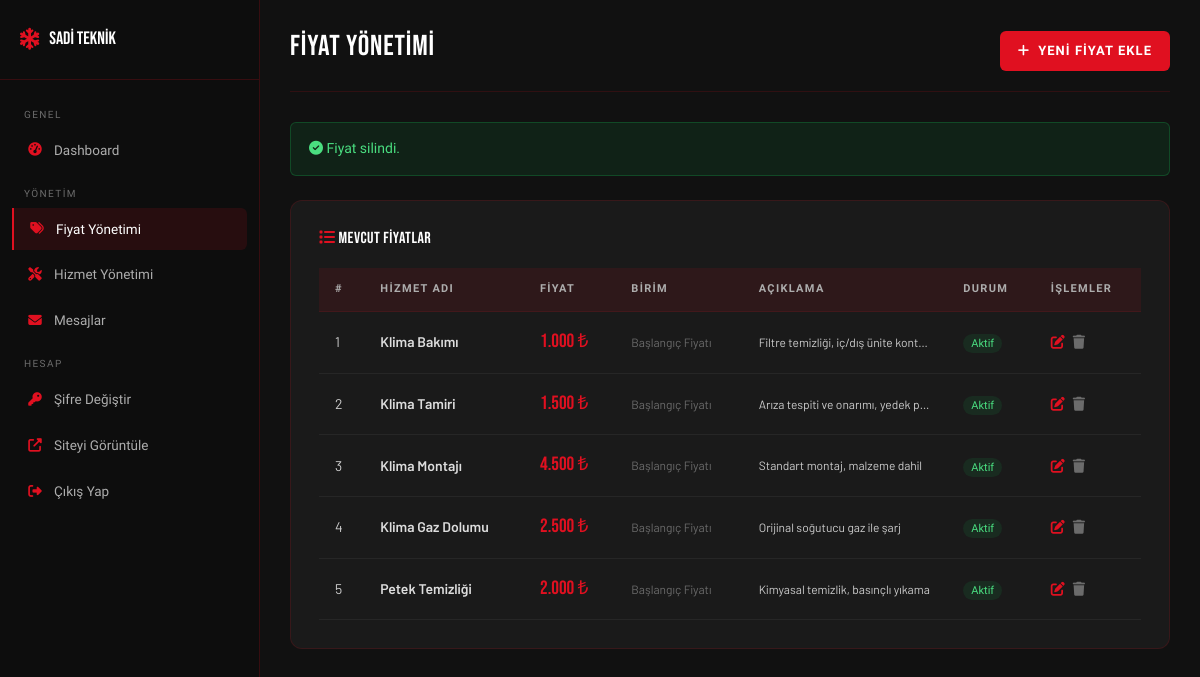
The app's page /admin/fiyatlar.php?action=sil&id=1 (signed in) with its own data.
### tables this page shows
CREATE TABLE IF NOT EXISTS fiyatlar (
    id INT AUTO_INCREMENT PRIMARY KEY,
    hizmet_adi VARCHAR(150) NOT NULL,
    fiyat DECIMAL(10,2) NOT NULL,
    birim VARCHAR(30) DEFAULT 'Başlangıç Fiyatı',
    aciklama VARCHAR(255),
    aktif TINYINT(1) DEFAULT 1,
    created_at TIMESTAMP DEFAULT CURRENT_TIMESTAMP,
    updated_at TIMESTAMP DEFAULT CURRENT_TIMESTAMP ON UPDATE CURRENT_TIMESTAMP
);

### includes/config.php (called while the page is built, shortened)
<?php
function db(): PDO {
    static $pdo = null;
    if ($pdo === null) {
        $dsn = "mysql:host=" . DB_HOST . ";dbname=" . DB_NAME . ";charset=" . DB_CHARSET;
        $options = [
            PDO::ATTR_ERRMODE            => PDO::ERRMODE_EXCEPTION,
            PDO::ATTR_DEFAULT_FETCH_MODE => PDO::FETCH_ASSOC,
            PDO::ATTR_EMULATE_PREPARES   => false,
        ];
        try {
            $pdo = new PDO($dsn, DB_USER, DB_PASS, $options);
        } catch (PDOException $e) {
            die('<div style="font-family:sans-serif;padding:30px;background:#1a0000;color:#ff4444;border:1px solid #ff0000;margin:20px;border-radius:8px;">
                <h3>⚠️ Veritabanı Bağlantı Hatası</h3>
                <p>Lütfen XAMPP\'ın çalıştığından ve veritabanının kurulu olduğundan emin olun.</p>
                <code>' . htmlspecialchars($e->getMessage()) . '</code>
            </div>');
        }
    }
    return $pdo;
}

### admin/fiyatlar.php (the view, shortened to what this page needs)
<?php
require_once '../includes/config.php';
$basari = $hata = '';
$action  = $_GET['action']  ?? 'liste';
$edit_id = isset($_GET['id']) ? (int)$_GET['id'] : 0;
if ($action === 'sil' && $edit_id) {
    try {
        $basari = 'Fiyat silindi.';
    } catch (Exception $e) {
        $hata   = 'Silme işlemi başarısız.';
        $action = 'liste';
    }
}
$fiyatlar = db()->query("SELECT * FROM fiyatlar ORDER BY id")->fetchAll();
include 'sidebar.php';
?>
<div class="admin-main">
    <div class="admin-topbar">
        <h1>Fiyat Yönetimi</h1>
        <a href="?action=ekle" class="btn-red" style="font-size:13px;padding:9px 18px;">
            <i class="fas fa-plus"></i> Yeni Fiyat Ekle
        </a>
    </div>
    <?php if ($basari): ?>
    <div class="alert-success-custom mb-4"><i class="fas fa-check-circle"></i> <?= $basari ?></div>
    <?php endif; ?>
    <div class="admin-form-card">
        <h5 style="color:#fff;margin-bottom:20px;font-size:1rem;">
            <i class="fas fa-list" style="color:var(--kirmizi);"></i> Mevcut Fiyatlar
        </h5>
        <div style="overflow-x:auto;">
            <table class="admin-table">
                <thead>
                    <tr>
                        <th>#</th>
                        <th>Hizmet Adı</th>
                        <th>Fiyat</th>
                        <th>Birim</th>
                        <th>Açıklama</th>
                        <th>Durum</th>
                        <th>İşlemler</th>
                    </tr>
                </thead>
                <tbody>
                    <?php foreach ($fiyatlar as $i => $f): ?>
                    <tr>
                        <td><?= $i+1 ?></td>
                        <td style="color:#ddd;font-weight:600;"><?= htmlspecialchars($f['hizmet_adi']) ?></td>
                        <td><span style="color:var(--kirmizi);font-family:var(--font-baslik);font-size:1.2rem;"><?= number_format($f['fiyat'],0,',','.') ?> ₺</span></td>
                        <td style="font-size:12px;color:var(--gri);"><?= htmlspecialchars($f['birim']) ?></td>
                        <td style="font-size:12px;max-width:180px;white-space:nowrap;overflow:hidden;text-overflow:ellipsis;"><?= htmlspecialchars($f['aciklama'] ?? '') ?></td>
                        <td>
                            <?php if ($f['aktif']): ?>
                            <span style="background:rgba(22,163,74,0.12);color:#4ade80;font-size:11px;padding:3px 8px;border-radius:10px;font-family:var(--font-kalin);">Aktif</span>
                            <?php else: ?>
                            <span style="background:rgba(255,255,255,0.06);color:var(--gri);font-size:11px;padding:3px 8px;border-radius:10px;font-family:var(--font-kalin);">Pasif</span>
                            <?php endif; ?>
                        </td>
                        <td>
                            <div style="display:flex;gap:8px;">
                                <a href="?action=duzenle&id=<?= $f['id'] ?>" style="color:var(--kirmizi);font-size:14px;" title="Düzenle"><i class="fas fa-edit"></i></a>
                                <a href="?action=sil&id=<?= $f['id'] ?>" class="btn-delete-confirm" style="color:var(--gri);font-size:14px;" title="Sil"><i class="fas fa-trash"></i></a>
                            </div>
                        </td>
                    </tr>
                    <?php endforeach; ?>
                </tbody>
            </table>
        </div>
    </div>
</div>
</body>
</html>

### assets/css/style.css (style rules this page uses)
:root { --kirmizi: #E01020; --kirmizi-koyu: #B00D19; --kirmizi-acik: #FF2535; --siyah: #0D0D0D; --siyah-2: #1A1A1A; --siyah-3: #2A2A2A; --gri-koyu: #3D3D3D; --gri: #6B6B6B; --gri-acik: #ADADAD; --beyaz: #FFFFFF; --krem: #F5F5F0; --border: rgba(224,16,32,0.25); --font-baslik: 'Bebas Neue', sans-serif; --font-kalin: 'Barlow Condensed', sans-serif; --font-metin: 'Barlow', sans-serif; --navbar-h: 68px; --topbar-h: 38px; --radius: 6px; --radius-lg: 12px; --shadow: 0 4px 24px rgba(0,0,0,0.18); --shadow-red: 0 4px 20px rgba(224,16,32,0.30); --transition: 0.28s cubic-bezier(0.4,0,0.2,1); }
*, *::before, *::after { box-sizing: border-box; margin: 0; padding: 0; }
html { scroll-behavior: smooth; }
body { font-family: var(--font-metin); font-size: 16px; line-height: 1.7; color: var(--siyah-2); background: var(--beyaz); overflow-x: hidden; padding-top: calc(var(--topbar-h) + var(--navbar-h)); }
h1,h2,h3,h4,h5,h6 { font-family: var(--font-baslik); letter-spacing: 0.03em; line-height: 1.15; }
a { text-decoration: none; color: inherit; transition: color var(--transition); }
.btn-red { background: var(--kirmizi); color: var(--beyaz); font-family: var(--font-kalin); font-size: 13.5px; font-weight: 700; letter-spacing: 0.08em; text-transform: uppercase; padding: 12px 28px; border: none; border-radius: var(--radius); cursor: pointer; transition: all var(--transition); display: inline-flex; align-items: center; gap: 8px; }
.admin-body { padding-top: 0 !important; background: #111; min-height: 100vh; }
.admin-main { margin-left: 260px; padding: 30px; min-height: 100vh; }
.admin-topbar { display: flex; justify-content: space-between; align-items: center; margin-bottom: 30px; padding-bottom: 20px; border-bottom: 1px solid rgba(224,16,32,0.15); }
.admin-topbar h1 { font-size: 1.8rem; color: #fff; }
.admin-table { width: 100%; border-collapse: collapse; }
.admin-table thead th { background: rgba(224,16,32,0.1); color: var(--gri-acik); font-family: var(--font-kalin); font-size: 11px; letter-spacing: 0.12em; text-transform: uppercase; padding: 12px 16px; text-align: left; border-bottom: 1px solid rgba(224,16,32,0.2); }
.admin-table tbody td { padding: 14px 16px; border-bottom: 1px solid rgba(255,255,255,0.05); color: #ccc; font-size: 14px; vertical-align: middle; }
.admin-form-card { background: #1a1a1a; border: 1px solid rgba(224,16,32,0.15); border-radius: var(--radius-lg); padding: 28px; }
.alert-success-custom { background: rgba(22,163,74,0.12); border: 1px solid rgba(22,163,74,0.3); color: #4ade80; border-radius: var(--radius); padding: 14px 18px; font-family: var(--font-kalin); font-size: 14px; }

### admin/sidebar.php (style rules this page uses)
body { padding-top: 0 !important; }

### records on screen
fiyatlar: hizmet_adi "Klima Bakımı", fiyat "1.000", birim "Başlangıç Fiyatı", aciklama "Filtre temizliği, iç/dış ünite kont…", aktif "Aktif"
fiyatlar: hizmet_adi "Klima Tamiri", fiyat "1.500", birim "Başlangıç Fiyatı", aciklama "Arıza tespiti ve onarımı, yedek p…", aktif "Aktif"
fiyatlar: hizmet_adi "Klima Montajı", fiyat "4.500", birim "Başlangıç Fiyatı", aciklama "Standart montaj, malzeme dahil", aktif "Aktif"
fiyatlar: hizmet_adi "Klima Gaz Dolumu", fiyat "2.500", birim "Başlangıç Fiyatı", aciklama "Orijinal soğutucu gaz ile şarj", aktif "Aktif"
fiyatlar: hizmet_adi "Petek Temizliği", fiyat "2.000", birim "Başlangıç Fiyatı", aciklama "Kimyasal temizlik, basınçlı yıkama", aktif "Aktif"

### other values on screen
$basari "Fiyat silindi."
